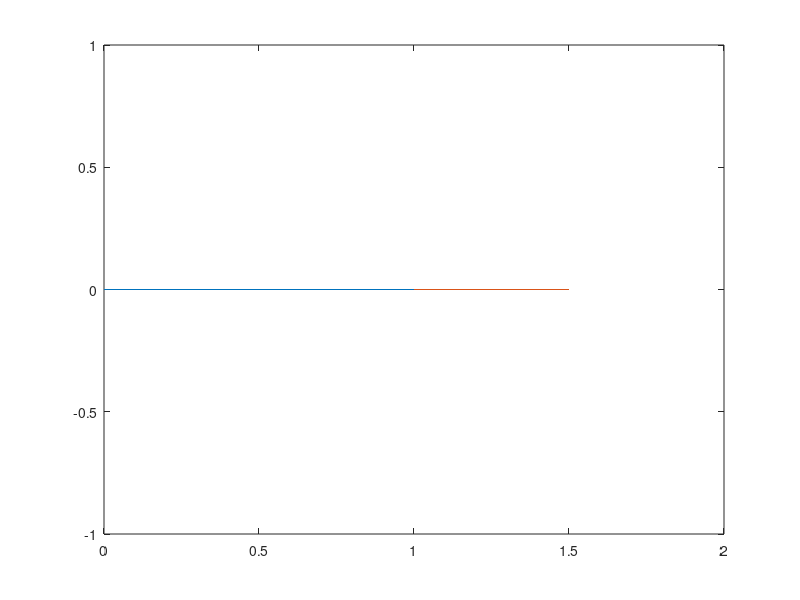

Source code (MATLAB): (Note: this script raises an error after producing the figure.)
%Forward Kinematics of a 2R Robotic Arm Manipulator

close all
clear all
clc

%--------------------------Initialization------------------------------
l1=1;                  %Arm length for link 1
l2=0.5;                %Arm length for link 2
a=linspace(0,90,35);   %theta1 (angle between link 1 and ground frame)
b=linspace(0,90,35);   %theta2 (angle between link 1 and link 2)
j=1;                   %counter looping variable for plotting
x=1;                   %variable for recording movie frames
v=1;                   %variable for recording movie frames
w=1;                   %variable to track end effector position
s=[0];                 %To store end effector X coordinate position
p=[0];                 %To store end effector Y coordinate position
%----------------------------------------------------------------------

%Using Trigonometry for finding position of end-effector
for i=1:length(a)
    t1=a(i);
for j=1:length(b)
    t2=b(j);
%----------------Trigonometric---relations---------------------    
               
x0=0;                         %x coordinate of base frame
y0=0;                         %y coordinate of base frame

x1=l1*cosd(t1);               %x coordinate of 1st joint
y1=l1*sind(t1);               %y coordinate of 1st joint

x2=x1+l2*cosd(t1+t2);         %x coordinate of end effector    
y2=y1+l2*sind(t1+t2);         %y coordinate of end effector

s(w)=x2;
p(w)=y2;
%--------------------------Plotting---------------------------------
f=plot([x0,x1],[y0,y1],[x1,x2],[y1,y2],s,p,'--c','linewidth',3);
f(3).LineWidth=1;
title('Forward Kinematics using Trignometry');
xlabel('X axis');
ylabel('Y axis');
axis([-0.75 1.6 0 1.75]);
pause(0.003);



%---------------------------Movie frame generation--------------------------
M(x)=getframe(gcf);% to generate movie frame gcf is to get the current fig handle
%------------------------------------------------------------------------------------


x=x+1;
w=w+1;



end
    
end

%Using Denavit-Hartenberg Homogenous Transfrom for finding the end-effector
%position

for i=1:length(a)
    
for k=1:length(b)
      
    
   [H0_0,H0_1,H1_2,H0_2]=forward_kinematics(a(i),b(k),l1,l2);  %call to the user made function "forward_kinematics.m"
   
   %Extracting the position of displacement vectors from the homogenous
   %transformation matrix--------------------------------------------------
    x1=H0_0(1,4);        %x coordinate of base frame.
    y1=H0_0(2,4);        %y coordinate of base frame.
    
    x2=H0_1(1,4);        %x coordinate of 1st joint wrt base frame.
    y2=H0_1(2,4);        %y coordinate of 1st joint wrt base frame.
    
    x3=H1_2(1,4);        %x coordinate of 2nd joint wrt 1st joint.
    y3=H1_2(2,4);        %y coordinate of 2nd joint wrt 1st joint.
    
    x4=H0_2(1,4);        %x coordinate of 2nd joint wrt base frame.
    y4=H0_2(2,4);        %y coordinate of 2nd joint wrt base frame.
    
    q(j)=x1;
    t(j)=x2;
    w(j)=y1;
    s(j)=y2;
    e(j)=x3;
    m(j)=x4;
    g(j)=y3;
    n(j)=y4;
%---------------------------------------plotting------------------------------------------------------------

   P=plot([t(j),q(j)],[s(j),w(j)],[t(j),m(j)],[s(j),n(j)],m,n,'--black' ,'linewidth',3);
   P(3).LineWidth=1;
   title ('Froward Kinematics using D-H transfrom');
   xlabel('X axis');
   ylabel('Y axis');
   axis([-0.75 1.6 0 1.75]);
%-------------------------------------------------------------------------------------------------------------  
   pause (0.003);
  
   
   N(v)=getframe(gcf);
   v=v+1;
   j=j+1;
end
end

%-------Merging the frames and writing animation movie to avi format in device

movie(M)
vf=VideoWriter('forward_kinematics_trignometry','uncompressed avi');
open(vf)
writeVideo(vf,M)
close(vf)

movie(N)
vf=VideoWriter('forward_kinematics_DH_transform','uncompressed avi');
open(vf)
writeVideo(vf,N)
close(vf)